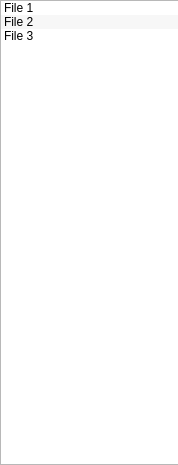
<?xml version="1.0" encoding="UTF-8"?>
<ui version="4.0">
 <class>FileStructureInfoDialog</class>
 <widget class="QDialog" name="FileStructureInfoDialog">
  <property name="windowModality">
   <enum>Qt::WindowModal</enum>
  </property>
  <property name="geometry">
   <rect>
    <x>0</x>
    <y>0</y>
    <width>178</width>
    <height>465</height>
   </rect>
  </property>
  <property name="minimumSize">
   <size>
    <width>178</width>
    <height>465</height>
   </size>
  </property>
  <property name="maximumSize">
   <size>
    <width>178</width>
    <height>465</height>
   </size>
  </property>
  <property name="cursor">
   <cursorShape>ArrowCursor</cursorShape>
  </property>
  <property name="focusPolicy">
   <enum>Qt::NoFocus</enum>
  </property>
  <property name="contextMenuPolicy">
   <enum>Qt::DefaultContextMenu</enum>
  </property>
  <property name="windowTitle">
   <string>Recordings</string>
  </property>
  <widget class="QListWidget" name="listWidget">
   <property name="geometry">
    <rect>
     <x>0</x>
     <y>0</y>
     <width>179</width>
     <height>465</height>
    </rect>
   </property>
   <property name="sizePolicy">
    <sizepolicy hsizetype="Expanding" vsizetype="Expanding">
     <horstretch>1</horstretch>
     <verstretch>1</verstretch>
    </sizepolicy>
   </property>
   <property name="sizeIncrement">
    <size>
     <width>1</width>
     <height>1</height>
    </size>
   </property>
   <property name="alternatingRowColors">
    <bool>true</bool>
   </property>
   <item>
    <property name="text">
     <string>File 1</string>
    </property>
   </item>
   <item>
    <property name="text">
     <string>File 2</string>
    </property>
   </item>
   <item>
    <property name="text">
     <string>File 3</string>
    </property>
   </item>
  </widget>
 </widget>
 <resources/>
 <connections/>
</ui>
